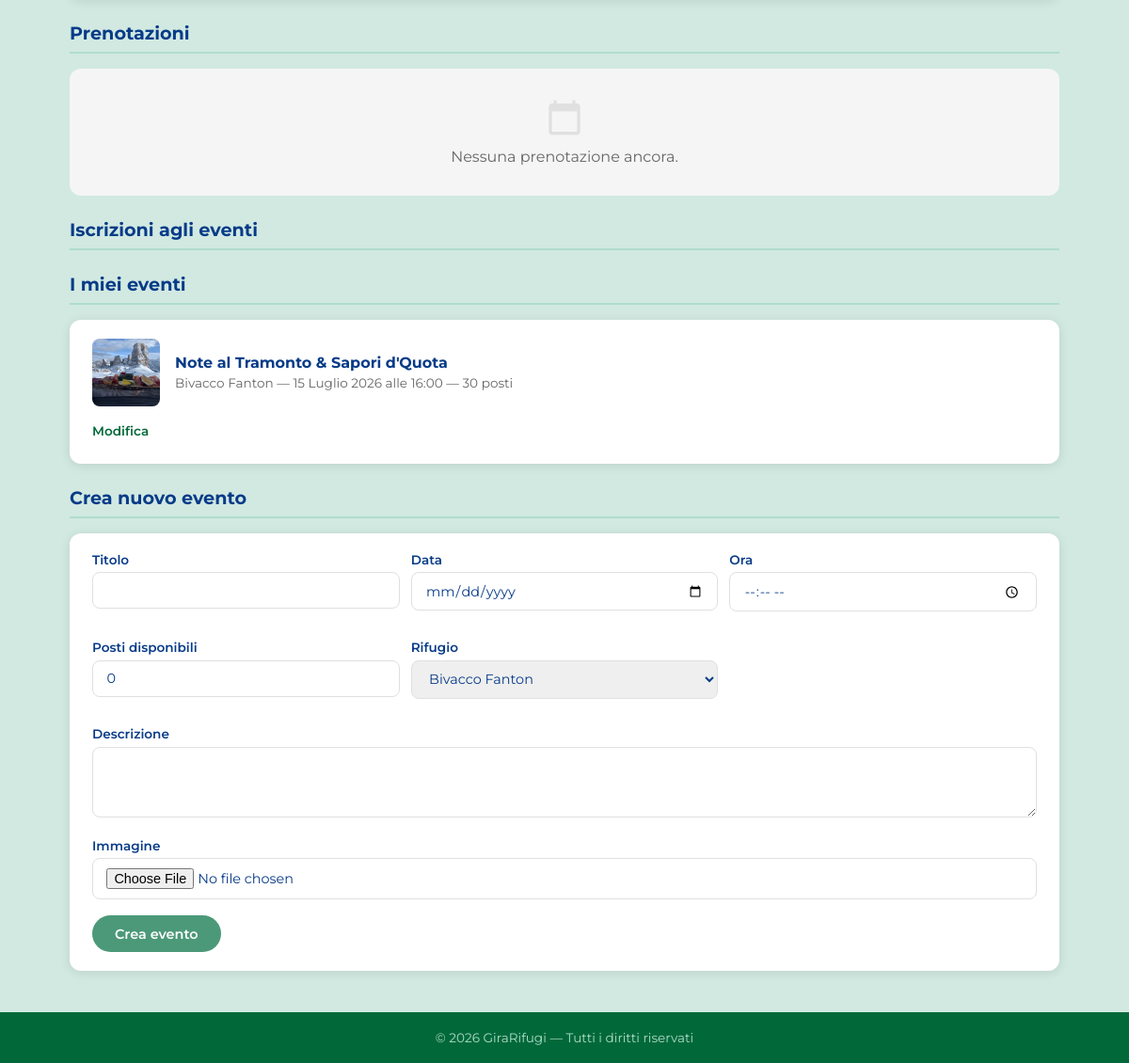
/gestore/ (signed in, lower part), run on an earlier commit of the app's database.
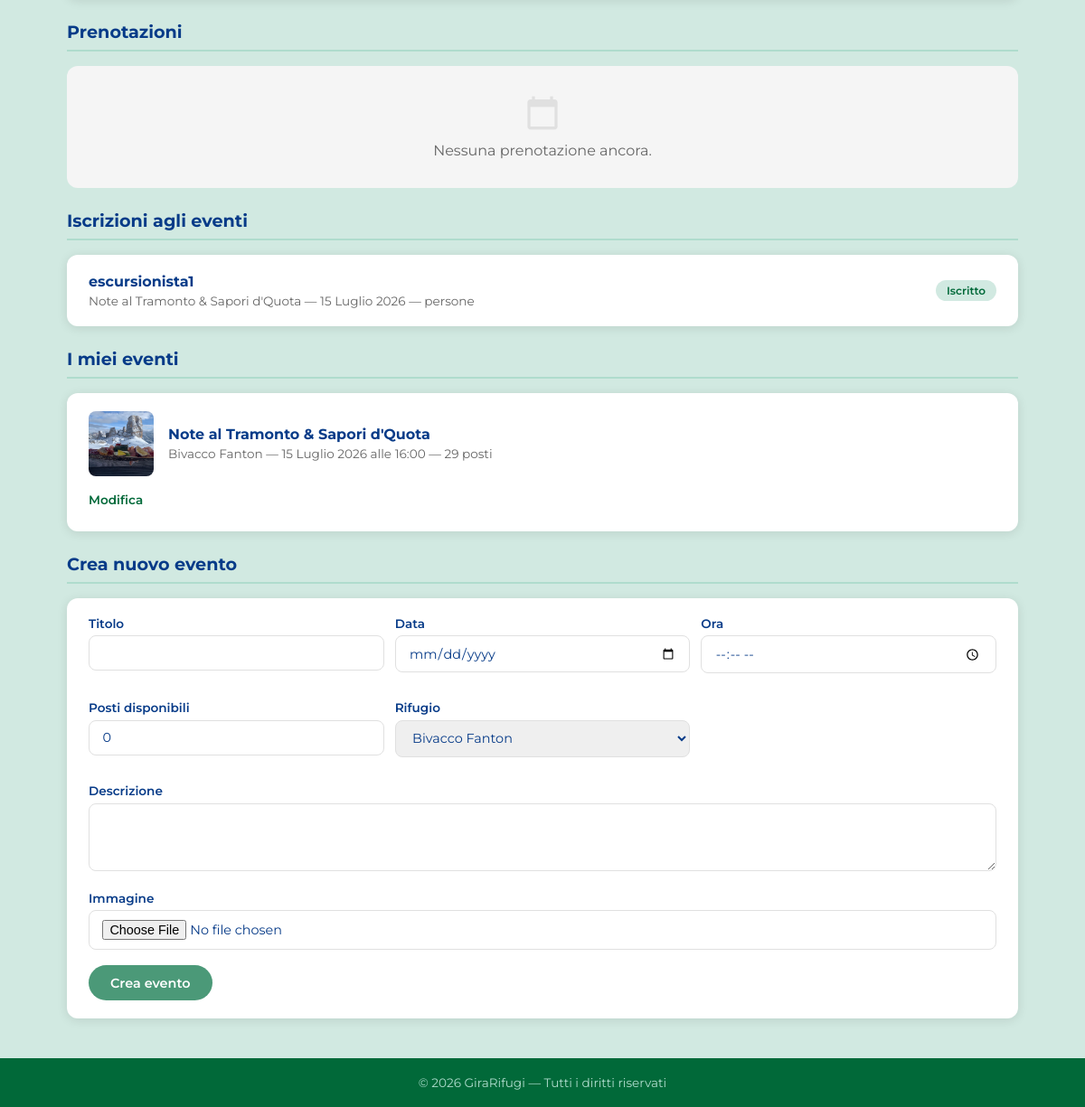
And on a later commit of the database.
### rifugi/models.py (models this page shows, shortened)
class Evento(models.Model):
    rifugio = models.ForeignKey(
        Rifugio,
        on_delete=models.CASCADE,
        related_name='eventi'
    )
    titolo = models.CharField(max_length=200)
    descrizione = models.TextField(blank=True)
    data = models.DateField()
    ora = models.TimeField(blank=True, null=True)
    posti_disponibili = models.IntegerField(default=0)
    immagine = models.ImageField(upload_to='eventi/', blank=True, null=True)
    class Meta:
        verbose_name_plural = "Eventi"
        ordering = ['data']

class Rifugio(models.Model):
    nome = models.CharField(max_length=200)
    localita = models.CharField(max_length=200)
    altitudine = models.IntegerField()
    latitudine = models.FloatField()
    longitudine = models.FloatField()
    regione = models.CharField(max_length=100)
    TIPO_CHOICES = [
        ('RIFUGIO', 'Rifugio'),
        ('BIVACCO', 'Bivacco'),
        ('CAPANNA', 'Capanna'),
    ]
    tipo = models.CharField(max_length=20, choices=TIPO_CHOICES, default='RIFUGIO')
    descrizione = models.TextField(blank=True)
    posti_letto = models.IntegerField(default=0)
    posti_disponibili = models.IntegerField(default=0)
    immagine = models.ImageField(upload_to='rifugi/', blank=True, null=True)
    qr_uuid = models.UUIDField(default=uuid.uuid4, unique=True, editable=False)
    STATO_CHOICES = [
        ('in_attesa', 'In attesa'),
        ('approvato', 'Approvato'),
    ]
    stato = models.CharField(max_length=20, choices=STATO_CHOICES, default='in_attesa')
    gestore = models.ForeignKey(
        User,
        on_delete=models.SET_NULL,
        null=True,
        blank=True,
        related_name='rifugi'
    )
    class Meta:
        verbose_name_plural = "Rifugi"

class IscrizioneEvento(models.Model):
    escursionista = models.ForeignKey(
        User,
        on_delete=models.CASCADE,
        related_name='iscrizioni_eventi'
    )
    evento = models.ForeignKey(
        Evento,
        on_delete=models.CASCADE,
        related_name='iscrizioni'
    )
    data_iscrizione = models.DateTimeField(auto_now_add=True)
    class Meta:
        verbose_name_plural = "Iscrizioni Eventi"
        unique_together = ('escursionista', 'evento')

### rifugi/views.py (the view)
        def wrapper(request, *args, **kwargs):
            if not request.user.is_authenticated:
                from django.contrib.auth.views import redirect_to_login
                return redirect_to_login(request.get_full_path())
            if not request.user.groups.filter(name=nome_gruppo).exists() and not request.user.is_superuser:
                return render(request, '403.html', status=403)
            return view_func(request, *args, **kwargs)

### rifugi/views.py
class NuovoRifugioForm(forms.ModelForm):
    class Meta:
        model = Rifugio
        fields = ['nome', 'localita', 'altitudine', 'latitudine', 'longitudine', 'regione', 'tipo', 'descrizione', 'posti_letto', 'posti_disponibili', 'immagine']

class EventoForm(forms.ModelForm):
    class Meta:
        model = Evento
        fields = ['rifugio', 'titolo', 'descrizione', 'data', 'ora', 'posti_disponibili', 'immagine']

### rifugi/views.py (called while the page is built)
def gruppo_richiesto(nome_gruppo):
    def decorator(view_func):
        def wrapper(request, *args, **kwargs):
            if not request.user.is_authenticated:
                from django.contrib.auth.views import redirect_to_login
                return redirect_to_login(request.get_full_path())
            if not request.user.groups.filter(name=nome_gruppo).exists() and not request.user.is_superuser:
                return render(request, '403.html', status=403)
            return view_func(request, *args, **kwargs)
        return wrapper
    return decorator

### templates/rifugi/dashboard_gestore.html (shortened to what the changed rows need)
{% extends 'base.html' %}
{% block content %}
<h2 class="section-title">Prenotazioni</h2>
<h2 class="section-title">Iscrizioni agli eventi</h2>
{% for e in eventi %}
    {% for iscr in e.iscrizioni.all %}
    <div class="card">
        <div>
            <h3>{{ iscr.escursionista.username }}</h3>
            <p>{{ e.titolo }} — {{ e.data }} — {{ iscr.num_persone }} person{% if iscr.num_persone == 1 %}a{% else %}e{% endif %}</p>
        </div>
        <span class="badge badge-green">Iscritto</span>
    </div>
    {% endfor %}
{% empty %}
<div class="empty-state">
    <span class="material-icons">event</span>
    <p>Nessuna iscrizione ancora.</p>
</div>
{% endfor %}
<h2 class="section-title">I miei eventi</h2>
{% for e in eventi %}
<div class="card" style="display:block;">
    <div style="display:flex; align-items:center; gap:1rem; margin-bottom:0.75rem;">
        {% if e.immagine %}
            <img src="{{ e.immagine.url }}" alt="{{ e.titolo }}" style="width:72px; height:72px; border-radius:var(--radius-sm); object-fit:cover; flex-shrink:0;">
        {% else %}
            <div style="width:72px; height:72px; border-radius:var(--radius-sm); background:linear-gradient(135deg, var(--green) 0%, var(--blue-dark) 100%); flex-shrink:0;"></div>
        {% endif %}
        <div>
            <h3>{{ e.titolo }}</h3>
            <p>{{ e.rifugio.nome }} — {{ e.data }}{% if e.ora %} alle {{ e.ora }}{% endif %} — {{ e.posti_disponibili }} posti</p>
        </div>
    </div>
    <details class="modifica-details">
        <summary>Modifica</summary>
    </details>
</div>
{% empty %}
<div class="empty-state">
    <span class="material-icons">event</span>
    <p>Nessun evento ancora.</p>
</div>
{% endfor %}
<h2 class="section-title">Crea nuovo evento</h2>
{% endblock %}

What changed in the data, as far as the page shows it:
changed Evento "Note al Tramonto & Sapori d'Quota": posti_disponibili "30" → "29"
added IscrizioneEvento: escursionista.username "escursionista1", {{ e.titolo }} "Note al Tramonto & Sapori d'Quota", {{ e.data }} "15 Luglio 2026"
